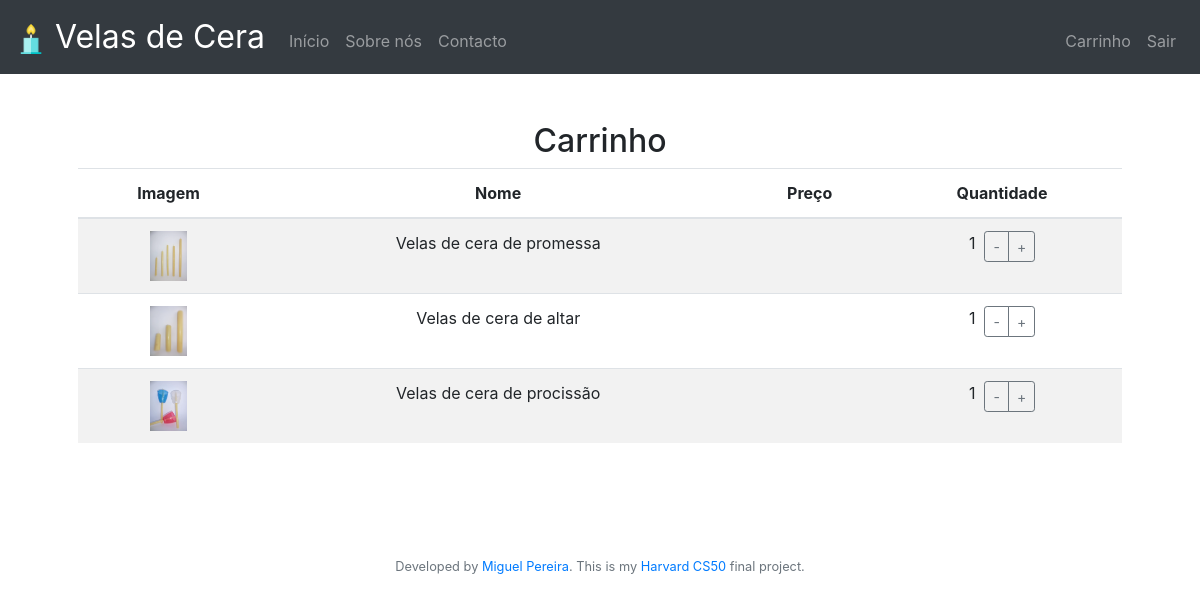
Screenshot of /cart (signed in) with the database file from the repository.
### tables this page shows
CREATE TABLE cart(
user_id integer not null,
quantities numeric not null default 1,
product_id integer not null,
foreign key(user_id) references users(id),
foreign key(product_id) references produtos(id));

CREATE TABLE produtos (
id integer not null primary key autoincrement,
image text,
name text not null,
desc text, price numeric);

### app.py (the view, shortened to what this page needs)
@app.route("/cart", methods=["GET", "POST"])
@login_required
def cart():
    produtos = db.execute("Select cart.quantities, produtos.name, produtos.price, produtos.image, produtos.id from cart inner join produtos on cart.product_id = produtos.id where user_id = :user",
                            user = session.get("user_id"))
    return render_template("cart.html", produtos=produtos)

### app.py (called while the page is built)
@app.after_request
def after_request(response):
    response.headers["Cache-Control"] = "no-cache, no-store, must-revalidate"
    response.headers["Expires"] = 0
    response.headers["Pragma"] = "no-cache"
    return response

def login_required(f):
    @wraps(f)
    def decorated_function(*args, **kwargs):
        if session.get("user_id") is None:
            return redirect("/login")
        return f(*args, **kwargs)
    return decorated_function

### templates/cart.html (shortened to what this page needs)
{% extends "layout.html" %}
{% block main %}
<main class="container p-5" >
<form action="/cart" method="POST" enctype=multipart/form-data>
    <table class="table table-striped">
        <thead>
            <h2>
                Carrinho
            </h2>
            <tr>
                <th>Imagem</th>
                <th>Nome</th>
                <th>Preço</th>
                <th>Quantidade</th>
            </tr>
        </thead>
        <tbody>
        {% for produto in produtos %}
            <tr>
                <td><img src="/static/image/uploads/{{ produto.image }}" style="object-fit:scale-down; height: 50px;"></td>
                <td>{{ produto.name }}</td>
                <td>{{ produto.price }}</td>
                <td>
                    <div class="btn-group">
                        {{ produto.quantities }} &nbsp;
                        <button class="btn btn-sm btn-outline-secondary" type="submit" name="submit_button-" value="{{ produto.id}}">-</button>
                        <button class="btn btn-sm btn-outline-secondary" type="submit" name="submit_button+" value="{{ produto.id}}">+</button>
                      </div>
                </td>
            </tr>
        {% endfor %}
        </tbody>
    </table>
</form>
</main>
{% endblock %}

### static/styles.css (style rules this page uses)
main { overflow-x: auto; text-align: center; }
main img { max-width: 100%; }

### rows the page displays
cart: image (picture), name "Velas de cera de promessa", quantities "1", {{ produto.id }} 12 (drawn)
cart: image (picture), name "Velas de cera de altar", quantities "1", {{ produto.id }} 13 (drawn)
cart: image (picture), name "Velas de cera de procissão", quantities "1", {{ produto.id }} 14 (drawn)
